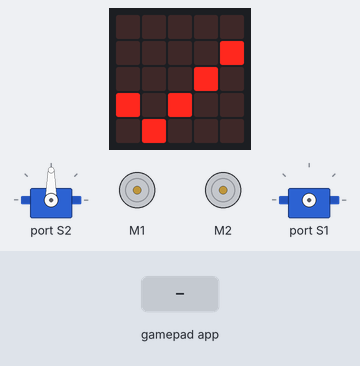
Bench run of a program on a simulated BBC micro:bit (MakeCode). On the bench: the board's 5×5 LED display, 2 × servo, 2 × DC motor (green arrow = forward, orange = backward, longer = faster). The test bench sets the inputs (shaded band).

Above: at 1.8 s.
1.9 s: gamepad app sends A_DOWN
At 2.6 s:
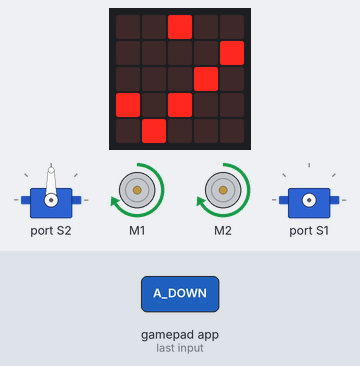
3.4 s: gamepad app sends A_UP
At 3.8 s:
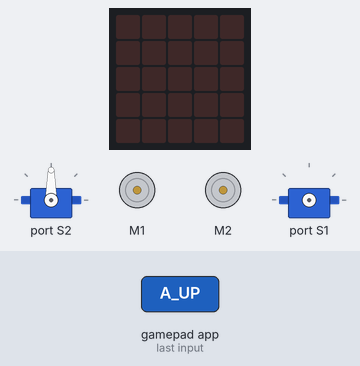
4.9 s: gamepad app sends B_DOWN
At 6.1 s:
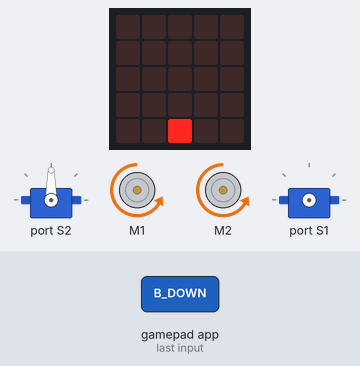
6.4 s: gamepad app sends C_DOWN
At 7.3 s:
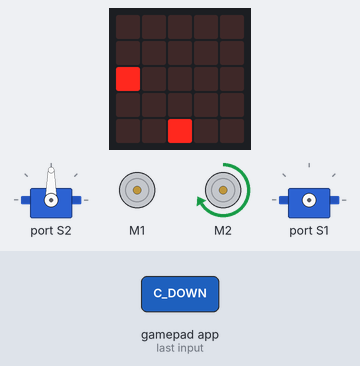
7.9 s: gamepad app sends D_DOWN
At 8.4 s:
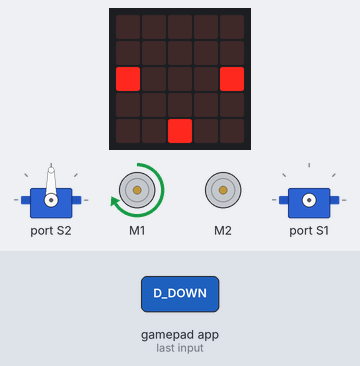
9.4 s: gamepad app sends 1_DOWN
At 10.8 s:
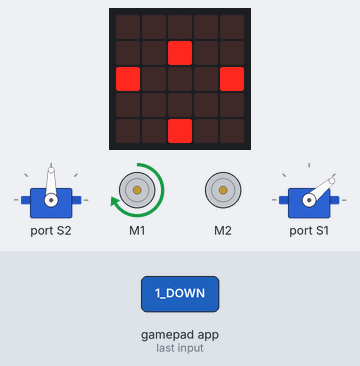
Timing chart, 0 to 11.9 s (numbered marks = the images above; inputs shaded):
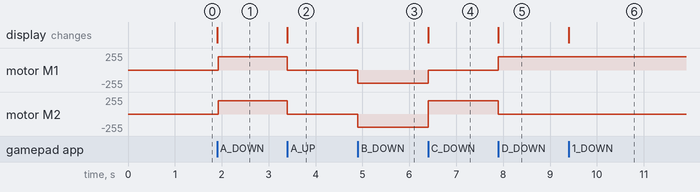

The program:

main.ts
```typescript
control.onEvent(EventBusSource.MES_DPAD_CONTROLLER_ID, EventBusValue.MICROBIT_EVT_ANY, function () {
    if (control.eventValue() == 1) {
        maqueen.motorRun(maqueen.Motors.All, maqueen.Dir.CW, 200)
        led.plot(2, 0)
    } else if (control.eventValue() == 5) {
        maqueen.motorRun(maqueen.Motors.M2, maqueen.Dir.CW, 200)
        maqueen.motorRun(maqueen.Motors.M1, maqueen.Dir.CW, 0)
        led.plot(0, 2)
    } else if (control.eventValue() == 7) {
        maqueen.motorRun(maqueen.Motors.M1, maqueen.Dir.CW, 200)
        maqueen.motorRun(maqueen.Motors.M2, maqueen.Dir.CW, 0)
        led.plot(4, 2)
    } else if (control.eventValue() == 3) {
        maqueen.motorRun(maqueen.Motors.M1, maqueen.Dir.CCW, 200)
        maqueen.motorRun(maqueen.Motors.M2, maqueen.Dir.CCW, 200)
        led.plot(2, 4)
    } else if (control.eventValue() == 9) {
        maqueen.servoRun(maqueen.Servos.S1, 40)
        led.plot(2, 1)
    } else if (control.eventValue() == 11) {
        maqueen.servoRun(maqueen.Servos.S1, 125)
        led.plot(2, 3)
    } else if (control.eventValue() == 13 && LastValue >= 2) {
        led.plot(1, 2)
        LastValue += -2
        maqueen.servoRun(maqueen.Servos.S2, LastValue)
    } else if (control.eventValue() == 15 && LastValue <= 178) {
        led.plot(3, 2)
        LastValue += 2
        maqueen.servoRun(maqueen.Servos.S2, LastValue)
    } else {
        maqueen.motorStop(maqueen.Motors.All)
        basic.clearScreen()
    }
})
let LastValue = 0
LastValue = 90
bluetooth.startLEDService()
basic.showIcon(IconNames.Yes)
maqueen.servoRun(maqueen.Servos.S2, LastValue)
```

test.ts
```typescript
// tests gaan hier; deze zal niet worden gecompileerd wanneer dit pakket wordt gebruikt als extensie.
```

Measured:
- after the input at 1.9 s, motor M1, motor M2: stopped → forward 200/255 at once; the display: changes at once (image 1)
- after the input at 3.4 s, motor M1, motor M2: forward 200/255 → stopped at once; the display: changes at once (image 2)
- after the input at 4.9 s, motor M1, motor M2: stopped → backward 200/255 at once; the display: changes at once (image 3)
- after the input at 6.4 s, motor M1: backward 200/255 → stopped at once; motor M2: backward 200/255 → forward 200/255 at once; the display: changes at once (image 4)
- after the input at 7.9 s, motor M1: stopped → forward 200/255 at once; motor M2: forward 200/255 → stopped at once; the display: changes at once (image 5)
- after the input at 9.4 s, the display: changes at once (image 6)
